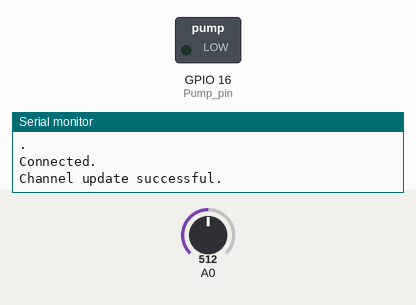
A sketch run on a simulated ESP8266 (NodeMCU). Shown: switched loads named in the sketch (green lamp = pin HIGH), the last lines printed to the serial monitor. Inputs (shaded band) come from the test bench; at power-on: A0 = 512. WiFi joins after 1.5 s; servers stay silent unless stated.

Above: at 18.0 s.
18.1 s: A0 set to 499
At 21.4 s:
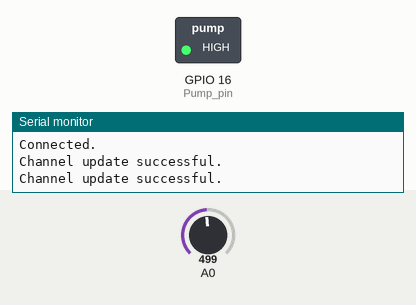
33.3 s: A0 set to 810
48.5 s: A0 set to 841
At 51.9 s:
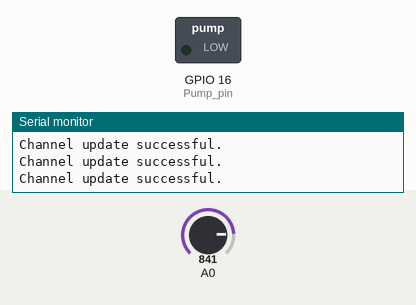
63.7 s: A0 set to 306
At 67.1 s:
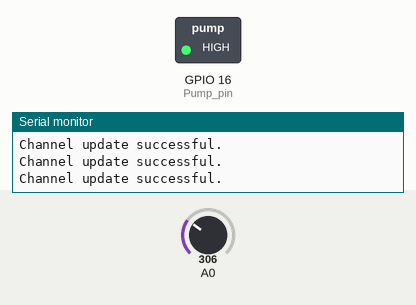
Timing chart, 0 to 68.6 s (numbered marks = the images above; inputs shaded):
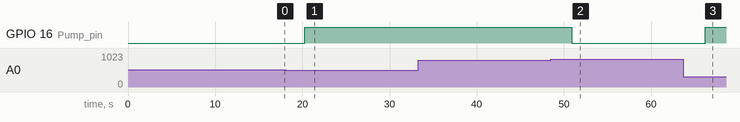

The sketch:

WriteMultipleFields.ino
```cpp
// (licence header left out)
#include <ESP8266WiFi.h>
#include "secrets.h"
#include "ThingSpeak.h" // always include thingspeak header file after other header files and custom macros


char ssid[] = SECRET_SSID;   // your network SSID (name)
char pass[] = SECRET_PASS;   // your network password
int keyIndex = 0;            // your network key Index number (needed only for WEP)
WiFiClient  client;

unsigned long myChannelNumber = SECRET_CH_ID;
const char * myWriteAPIKey = SECRET_WRITE_APIKEY;

int Soil_Moisture;
int Pump_Status;
int Pump_pin = 16;

void setup() {
  pinMode(Pump_pin,OUTPUT);
  Serial.begin(115200);  // Initialize serial
  while (!Serial) {
    ; // wait for serial port to connect. Needed for Leonardo native USB port only
  }

  WiFi.mode(WIFI_STA);
  ThingSpeak.begin(client);  // Initialize ThingSpeak
}

void loop() {

  // Connect or reconnect to WiFi
  if(WiFi.status() != WL_CONNECTED){
    Serial.print("Attempting to connect to SSID: ");
    Serial.println(SECRET_SSID);
    while(WiFi.status() != WL_CONNECTED){
      WiFi.begin(ssid, pass);  // Connect to WPA/WPA2 network. Change this line if using open or WEP network
      Serial.print(".");
      delay(5000);
    }
    Serial.println("\nConnected.");
  }
  int sm = analogRead(A0);

  Soil_Moisture = map(sm , 0 , 1023 , 100 , 0);
  if (Soil_Moisture < 20){
    digitalWrite(Pump_pin,LOW);
    Pump_Status = 1;
  }
  else if (Soil_Moisture > 50){
    digitalWrite(Pump_pin,HIGH);
    Pump_Status = 0;
  }


  // set the fields with the values
  ThingSpeak.setField(1, Soil_Moisture);
  ThingSpeak.setField(2, Pump_Status);

  // write to the ThingSpeak channel
  int x = ThingSpeak.writeFields(myChannelNumber, myWriteAPIKey);
  if(x == 200){
    Serial.println("Channel update successful.");
  }
  else{
    Serial.println("Problem updating channel. HTTP error code " + String(x));
  }


  delay(15000); // Wait 20 seconds to update the channel again
}
```

secrets.h
```cpp
#define SECRET_SSID "SIGNATURE13S2129"
#define SECRET_PASS "1935X9oo"
#define SECRET_CH_ID 2533839
#define SECRET_WRITE_APIKEY "4BVN8I7F1CFQQ47E"
```

Measured:
- the behaviour switches between 507 and 506 on A0 (found by bisection; images 0 and 1)
- the behaviour switches between 823 and 824 on A0 (found by bisection; images 1 and 2)
- after the input at 18.1 s, GPIO 16 (Pump_pin): LOW → HIGH after 2.2 s
- after the input at 48.5 s, GPIO 16 (Pump_pin): HIGH → LOW after 2.4 s
- after the input at 63.7 s, GPIO 16 (Pump_pin): LOW → HIGH after 2.5 s
